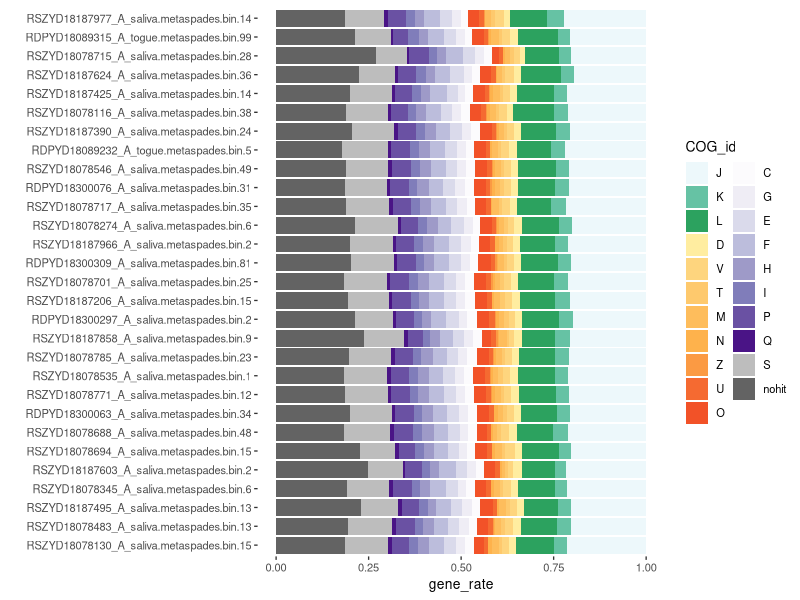
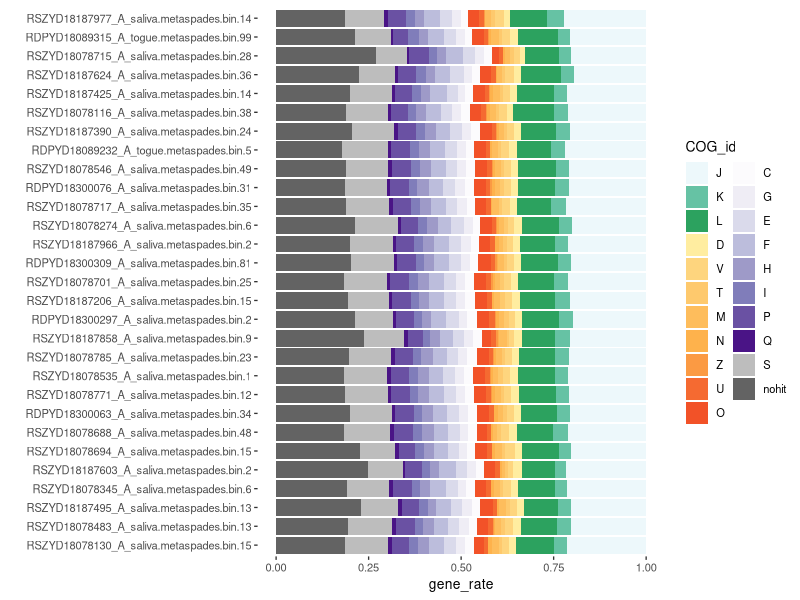

Write R code to recreate these figures, in order.
### tianliu@genomics.cn

### figure S4b COG functional annotation from all MAGs in the new candidatus family.
library(ggplot2)
library(RColorBrewer)

setwd("~/Desktop/01project/01.oral/result/figure_scripts/github/figure/figureS4_COGs_new_family/")
# Information
info_cog <- c("J","A","K","L","B")
info_color <- brewer.pal(5, "BuGn")

# CELLULAR PROCESSES AND SIGNALING
cell_cog <- c("D","Y","V","T","M","N","Z","W","U","O","X")
cols<-brewer.pal(3, "YlOrRd")
pal<-colorRampPalette(cols)
cell_color <- pal(11)

# METABOLISM
meta_cog = c("C","G","E","F","H","I","P","Q")
meta_color = brewer.pal(8, "Purples")

# POORLY CHARACTERIZED
poor_cog <- c("R","S","nohit")
poor_color <- brewer.pal(3, "Greys")

cog_color <- c(info_color, cell_color, meta_color, poor_color)
names(cog_color) <- c(info_cog, cell_cog, meta_cog, poor_cog)

### barplot
dset = read.table("00.data/new_family_cog.txt", header = T, sep = "\t")
dset$COG_id <- factor(dset$COG_id, levels = names(cog_color))

bgi_names = read.table("00.data/SGB.txt", header = F, sep = "\t",stringsAsFactors = F)
bgi_names.sub = bgi_names[,c(1,4)]
names(bgi_names.sub) <- c("SGB_id","bin_id")

sgb_level = c("sgb_2766", "sgb_2064", "sgb_1640", "sgb_1776", "sgb_1001", "sgb_2141", "sgb_1490", "sgb_2021", "sgb_1788", "sgb_1516", "sgb_2790")
bgi_names.sub$SGB_id <- factor(bgi_names.sub$SGB_id, levels = sgb_level)
bgi_names.sub <- bgi_names.sub[order(bgi_names.sub[,1]),]
dset$sample_id <- factor(dset$sample_id, levels = bgi_names.sub$bin_id)
p = print(ggplot(dset,aes(sample_id,gene_num,fill=COG_id)) 
          + geom_bar(stat="identity",position="fill")
          + scale_fill_manual(values = cog_color)
          + theme_bw(base_size = 10)
          + xlab("") + ylab("gene_rate")
          + coord_flip()
          + theme(panel.grid =element_blank(), panel.border = element_blank()))
ggsave("new_family_cog.pdf", p, width = 12, height = 6)